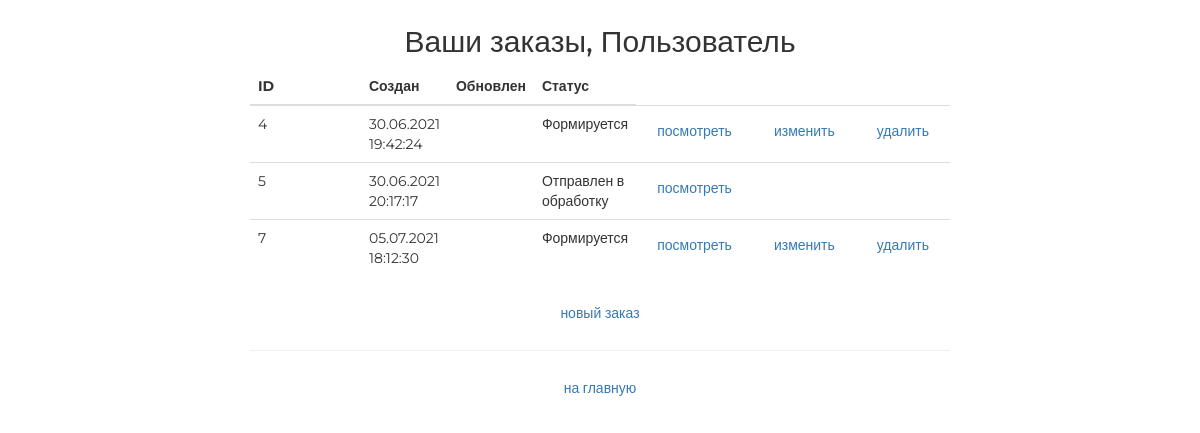
Screenshot of /order/ (signed in) with the database file from the repository.
### ordersapp/models.py (models this page shows, shortened)
class Order(models.Model):
    FORMING = 'FM'
    SENT_TO_PROCEED = 'STP'
    PROCEEDED = 'PRD'
    PAID = 'PD'
    READY = 'RD'
    CANCEL = 'CNC'
    DELIVERED = 'DVD'
    STATUSES = (
        (FORMING, 'Формируется'),
        (SENT_TO_PROCEED, 'Отправлен в обработку'),
        (PROCEEDED, 'Обработан'),
        (PAID, 'Оплачен'),
        (READY, 'Готов к выдаче'),
        (CANCEL, 'Отменен'),
        (DELIVERED, 'Выдан'),
    )
    user = models.ForeignKey(settings.AUTH_USER_MODEL, on_delete=models.CASCADE)
    created = models.DateTimeField(auto_now_add=True, verbose_name='создан')
    updated = models.DateTimeField(auto_now=True, verbose_name='обновлен')
    is_active = models.BooleanField(default=True)
    status = models.CharField(choices=STATUSES, default=FORMING, verbose_name='статус', max_length=3)

### ordersapp/views.py (the view)
# urls.py: path('', ordersapp.OrderList.as_view(), name='list'),
class OrderList(ListView):
    model = Order
    def get_queryset(self):
        return Order.objects.filter(user=self.request.user, is_active=True)

### mainapp/context_processors.py (called while the page is built)
def basket(request):
    basket_list = []
    if request.user.is_authenticated:
        basket_list = Basket.objects.filter(user=request.user)
    return {
        'basket': basket_list
    }

### ordersapp/templates/ordersapp/order_list.html
{% extends "ordersapp/base.html" %}
{% block content %}
    <div class="text-center h2 header">Ваши заказы,
        {% if user.first_name %} {{ user.first_name }}
        {% else %} Пользователь
        {% endif %}
    </div>
    <table class="table">
        <thead>
            <th>ID</th>
            <th>Создан</th>
            <th>Обновлен</th>
            <th>Статус</th>
        </thead>
        <tbody>
            {% for item in object_list %}
                <tr>
                    <td>{{ item.pk }}</td>
                    <td>{{ item.created|date:"d.m.Y H:i:s" }}</td>
                    <td>{{ item.update|date:"d.m.Y H:i:s" }}</td>
                    <td>{{ item.get_status_display }}</td>
                    <td>
                        <a class="btn btn-link" href="{% url 'order:read' item.pk %}">посмотреть</a>
                    </td>
                    <td>
                        {% if item.status == 'FM' %}
                            <a class="btn btn-link" href="{% url 'order:update' item.pk %}">изменить</a>
                        {% endif %}
                    </td>
                    <td>
                        {% if item.status == 'FM' %}
                            <a class="btn btn-link" href="{% url 'order:delete' item.pk %}">удалить</a>
                        {% endif %}
                    </td>
                </tr>
            {% endfor %}
        </tbody>
    </table>
    <div class="text-center">
        <a href="{% url 'order:create' %}" class="btn dtn-primary">новый заказ</a>
        <hr>
        <a href="{% url 'main' %}" class="btn btn-link">на главную</a>
    </div>
{% endblock %}

### static/css/style.css (style rules this page uses)
* { margin: 0; padding: 0; }
body { font-family: 'Montserrat', sans-serif; }
html, body { height: 100%; }
table { width: 100%; }
td:first-child { width: 235px; }

### rows the page displays
Order: pk "4", created "30.06.2021 19:42:24", status "Формируется", shows "изменить", shows "удалить"
Order: pk "5", created "30.06.2021 20:17:17", status "Отправлен в обработку"
Order: pk "7", created "05.07.2021 18:12:30", status "Формируется", shows "изменить", shows "удалить"
